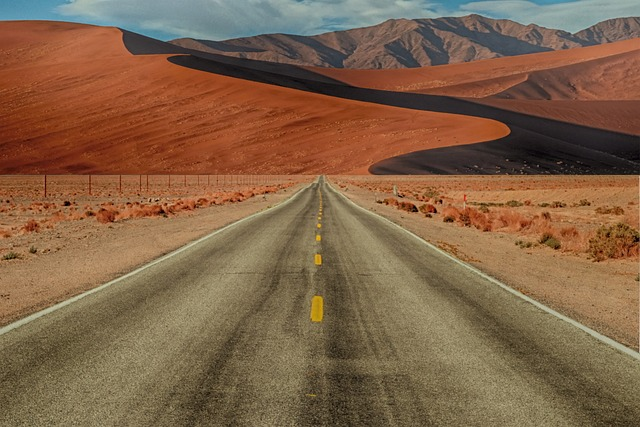
#> input picture HW3/image/new.jpg, 640 x 427 px
$ python 'print blue.py'
#> lines starting #> are read from the running program, lines starting #| are printed output that depends on the picture; after the words box and inside, x2 and y2 are one past the last pixel; in counts of white or black regions, pixels touching at a corner belong together
import cv2
import numpy as np
import matplotlib.pyplot as plt

# 讀取圖片
image = cv2.imread('new.jpg')  # 確保圖片的路徑正確
#> image is the input picture: shape (427, 640, 3); mean B, G, R 71.3, 98.5, 129.4

# 轉換到灰度圖像
gray = cv2.cvtColor(image, cv2.COLOR_BGR2GRAY)
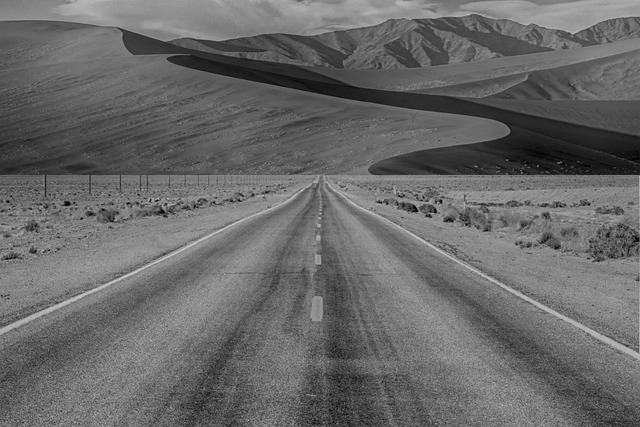
#> gray: shape (427, 640); min 2, max 205, mean 104.6

# 使用邊緣檢測（Canny）來識別馬路
edges = cv2.Canny(gray, 100, 255)
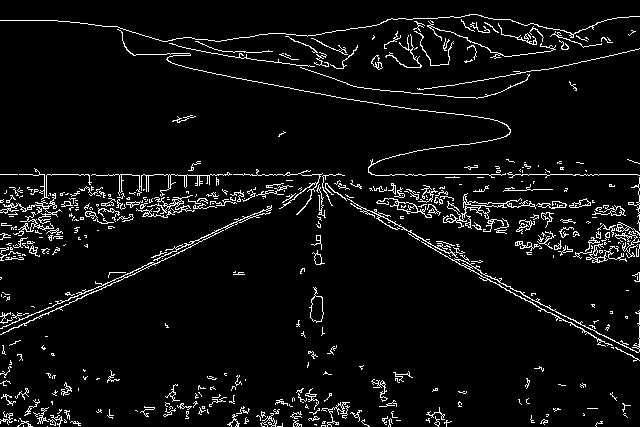
#> edges: shape (427, 640); 5.5% white in thin lines or dots

# 找到馬路的輪廓
contours, _ = cv2.findContours(edges, cv2.RETR_EXTERNAL, cv2.CHAIN_APPROX_SIMPLE)
#> contours = 427 contours, 382 with area under 20; largest, box (x1, y1, x2, y2) and area: (0, 205, 272, 335) 298, (309, 287, 324, 323) 277, (443, 193, 536, 228) 239, (421, 241, 640, 353) 220, (376, 198, 432, 218) 176

# 創建一個與原圖相同大小的全白圖片
output = image.copy()

# 假設馬路區域是較大的連續區域，我們可以根據這個假設選擇塗色
for contour in contours:
    if cv2.contourArea(contour) > 1000:  # 根據輪廓的大小過濾小區域
        cv2.drawContours(output, [contour], -1, (0, 255, 0), thickness=cv2.FILLED)  # 用綠色塗色
#> this loop made 427 passes
#> contour on passes 1, 3, 4: [[47, 426]], [[23, 425], [23, 426]], [[314, 424], [315, 424], [316, 425], [316, 424]]

# 使用matplotlib顯示圖片
plt.figure(figsize=(10, 6))
plt.subplot(1, 2, 1)
plt.imshow(cv2.cvtColor(image, cv2.COLOR_BGR2RGB))  # 轉換為RGB格式顯示
plt.title('Original Image')
plt.axis('off')

plt.subplot(1, 2, 2)
plt.imshow(cv2.cvtColor(output, cv2.COLOR_BGR2RGB))  # 轉換為RGB格式顯示
plt.title('Colored Road Area')
plt.axis('off')

plt.show()
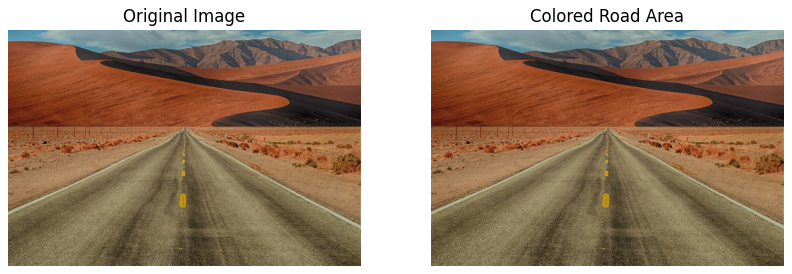
#> figure drawn by matplotlib, 2 panels
